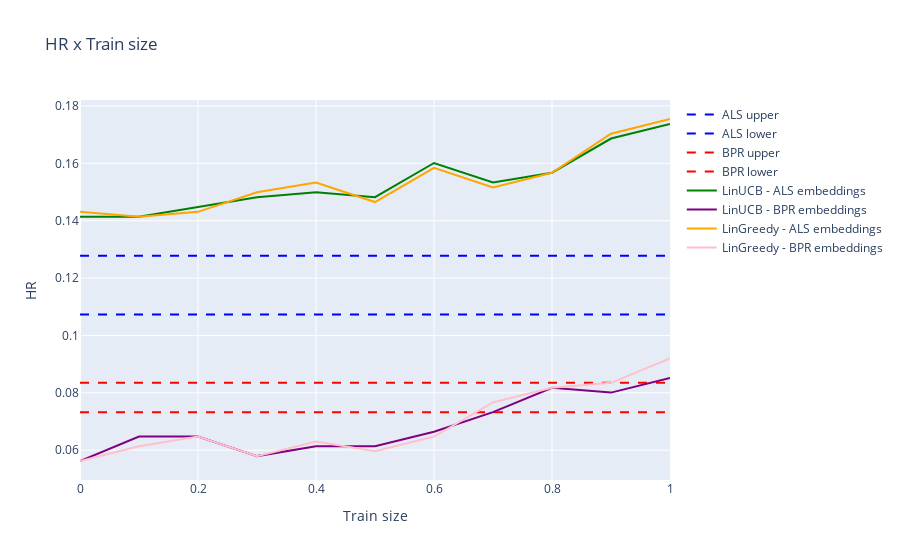

Source (notebook cell):
### Code cell
display(df_results)

plot_results(df_results, 'results-v9')

### Figure 1 — Plotly figure (JSON) as saved in the notebook; plotly's stock layout.template omitted (floating-point values rounded to 4 significant figures)
{"data": [{"line": {"color": "blue", "dash": "dash"}, "mode": "lines", "name": "ALS upper", "type": "scatter", "x": [0, 0.1, 0.2, 0.3, 0.4, 0.5, 0.6, 0.7, 0.8, 0.9, 1], "y": [0.1278, 0.1278, 0.1278, 0.1278, 0.1278, 0.1278, 0.1278, 0.1278, 0.1278, 0.1278, 0.1278]}, {"line": {"color": "blue", "dash": "dash"}, "mode": "lines", "name": "ALS lower", "type": "scatter", "x": [0, 0.1, 0.2, 0.3, 0.4, 0.5, 0.6, 0.7, 0.8, 0.9, 1], "y": [0.1073, 0.1073, 0.1073, 0.1073, 0.1073, 0.1073, 0.1073, 0.1073, 0.1073, 0.1073, 0.1073]}, {"line": {"color": "red", "dash": "dash"}, "mode": "lines", "name": "BPR upper", "type": "scatter", "x": [0, 0.1, 0.2, 0.3, 0.4, 0.5, 0.6, 0.7, 0.8, 0.9, 1], "y": [0.08348, 0.08348, 0.08348, 0.08348, 0.08348, 0.08348, 0.08348, 0.08348, 0.08348, 0.08348, 0.08348]}, {"line": {"color": "red", "dash": "dash"}, "mode": "lines", "name": "BPR lower", "type": "scatter", "x": [0, 0.1, 0.2, 0.3, 0.4, 0.5, 0.6, 0.7, 0.8, 0.9, 1], "y": [0.07325, 0.07325, 0.07325, 0.07325, 0.07325, 0.07325, 0.07325, 0.07325, 0.07325, 0.07325, 0.07325]}, {"line": {"color": "green", "dash": "solid"}, "mode": "lines", "name": "LinUCB - ALS embeddings", "type": "scatter", "x": [0, 0.1, 0.2, 0.3, 0.4, 0.5, 0.6, 0.7, 0.8, 0.9, 1], "y": [0.1414, 0.1414, 0.1448, 0.1482, 0.1499, 0.1482, 0.1601, 0.1533, 0.1567, 0.1687, 0.1738]}, {"line": {"color": "purple", "dash": "solid"}, "mode": "lines", "name": "LinUCB - BPR embeddings", "type": "scatter", "x": [0, 0.1, 0.2, 0.3, 0.4, 0.5, 0.6, 0.7, 0.8, 0.9, 1], "y": [0.05622, 0.06474, 0.06474, 0.05792, 0.06133, 0.06133, 0.06644, 0.07325, 0.08177, 0.08007, 0.08518]}, {"line": {"color": "orange", "dash": "solid"}, "mode": "lines", "name": "LinGreedy - ALS embeddings", "type": "scatter", "x": [0, 0.1, 0.2, 0.3, 0.4, 0.5, 0.6, 0.7, 0.8, 0.9, 1], "y": [0.1431, 0.1414, 0.1431, 0.1499, 0.1533, 0.1465, 0.1584, 0.1516, 0.1567, 0.1704, 0.1755]}, {"line": {"color": "pink", "dash": "solid"}, "mode": "lines", "name": "LinGreedy - BPR embeddings", "type": "scatter", "x": [0, 0.1, 0.2, 0.3, 0.4, 0.5, 0.6, 0.7, 0.8, 0.9, 1], "y": [0.05622, 0.06133, 0.06474, 0.05792, 0.06303, 0.05963, 0.06474, 0.07666, 0.08177, 0.08348, 0.09199]}], "layout": {"title": {"text": "HR x Train size"}, "xaxis": {"title": {"text": "Train size"}}, "yaxis": {"title": {"text": "HR"}}}}
